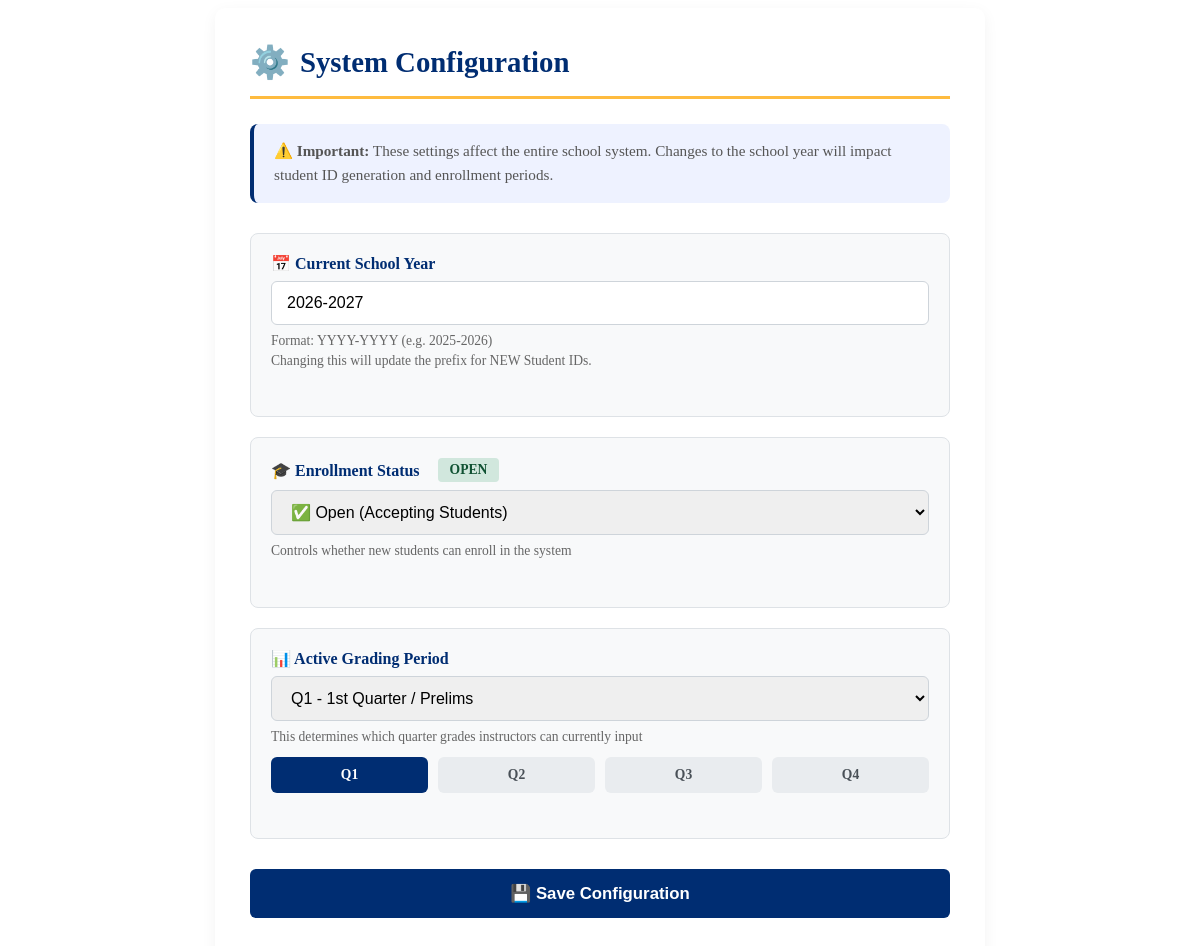
/admin/settings.php (signed in), run on the app's committed database.
### tables this page shows
CREATE TABLE `school_settings` (
  `id` int(11) NOT NULL,
  `current_year` varchar(10) NOT NULL,
  `enrollment_status` enum('Open','Closed') DEFAULT 'Open',
  `active_quarter` int(11) DEFAULT 1
);

### admin/settings.php (the view, shortened to what this page needs)
<?php
$pdo = new PDO("mysql:host=localhost;dbname=portal;charset=utf8mb4", "root", "");
$pdo->setAttribute(PDO::ATTR_ERRMODE, PDO::ERRMODE_EXCEPTION);
$stmt = $pdo->query("SELECT * FROM school_settings LIMIT 1");
$settings = $stmt->fetch(PDO::FETCH_ASSOC);
?>
<div class="form-card">
    <h2 class="page-title">System Configuration</h2>
    <div class="settings-intro">
        <p>
            <strong>⚠️ Important:</strong> These settings affect the entire school system.
            Changes to the school year will impact student ID generation and enrollment periods.
        </p>
    </div>
    <form method="POST" onsubmit="event.preventDefault(); submitForm(this, 'settings.php');">
        <div class="setting-card">
            <div class="form-group">
                <label>📅 Current School Year</label>
                <input type="text"
                       name="current_year"
                       value="<?php echo htmlspecialchars($settings['current_year']); ?>"
                       placeholder="e.g. 2025-2026"
                       pattern="\d{4}-\d{4}"
                       required>
                <small class="info-hint">
                    Format: YYYY-YYYY (e.g. 2025-2026)<br>
                    Changing this will update the prefix for NEW Student IDs.
                </small>
            </div>
        </div>
        <div class="setting-card">
            <div class="form-group">
                <label>
                    🎓 Enrollment Status
                    <?php if($settings['enrollment_status'] == 'Open'): ?>
                        <span class="status-badge badge-open">OPEN</span>
                    <?php else: ?>
                        <span class="status-badge badge-closed">CLOSED</span>
                    <?php endif; ?>
                </label>
                <select name="enrollment_status">
                    <option value="Open" <?php if($settings['enrollment_status']=='Open') echo 'selected'; ?>>
                        ✅ Open (Accepting Students)
                    </option>
                </select>
                <small class="info-hint">
                    Controls whether new students can enroll in the system
                </small>
            </div>
        </div>
        <div class="setting-card">
            <div class="form-group">
                <label>📊 Active Grading Period</label>
                <select name="active_quarter">
                    <option value="1" <?php if($settings['active_quarter']==1) echo 'selected'; ?>>
                        Q1 - 1st Quarter / Prelims
                    </option>
                </select>
                <small class="info-hint">
                    This determines which quarter grades instructors can currently input
                </small>
                <div class="quarter-grid">
                    <div class="quarter-option <?php if($settings['active_quarter']==1) echo 'active'; ?>">Q1</div>
                    <div class="quarter-option <?php if($settings['active_quarter']==2) echo 'active'; ?>">Q2</div>
                    <div class="quarter-option <?php if($settings['active_quarter']==3) echo 'active'; ?>">Q3</div>
                    <div class="quarter-option <?php if($settings['active_quarter']==4) echo 'active'; ?>">Q4</div>
                </div>
            </div>
        </div>
        <button type="submit" class="btn-save">💾 Save Configuration</button>
    </form>
</div>

### admin/settings.php (style rules this page uses)
.form-card { max-width: 700px; margin: 0 auto; background: #fff; padding: 35px; border-radius: 10px; box-shadow: 0 4px 15px rgba(0,0,0,0.05); }
.page-title { color: #002D72; border-bottom: 3px solid #febb3f; padding-bottom: 15px; margin-top: 0; margin-bottom: 25px; font-size: 1.8rem; display: flex; align-items: center; gap: 10px; }
.page-title::before { content: "⚙️"; font-size: 2rem; }
.settings-intro { background: #eef2ff; padding: 15px 20px; border-radius: 8px; margin-bottom: 30px; border-left: 4px solid #002D72; }
.settings-intro p { margin: 0; color: #555; font-size: 0.95rem; line-height: 1.6; }
.form-group { margin-bottom: 25px; }
.form-group label { display: block; font-weight: 600; color: #002D72; margin-bottom: 8px; font-size: 1rem; display: flex; align-items: center; gap: 8px; }
.form-group input, .form-group select { width: 100%; padding: 12px 15px; border: 1px solid #ced4da; border-radius: 6px; font-size: 1rem; box-sizing: border-box; transition: border-color 0.2s, box-shadow 0.2s; }
.info-hint { color: #666; font-size: 0.85rem; margin-top: 6px; display: block; line-height: 1.5; }
.setting-card { background: #f8f9fa; padding: 20px; border-radius: 8px; margin-bottom: 20px; border: 1px solid #dee2e6; transition: all 0.3s; }
.status-badge { display: inline-block; padding: 4px 12px; border-radius: 4px; font-size: 0.85rem; font-weight: 700; margin-left: 10px; }
.badge-open { background: #d1e7dd; color: #0f5132; }
.quarter-grid { display: grid; grid-template-columns: repeat(4, 1fr); gap: 10px; margin-top: 10px; }
.quarter-option { padding: 10px; background: #e9ecef; border-radius: 6px; text-align: center; font-size: 0.85rem; font-weight: 600; color: #495057; }
.quarter-option.active { background: #002D72; color: white; }
.btn-save { background: #002D72; color: white; padding: 14px 28px; border: none; border-radius: 6px; cursor: pointer; font-weight: 600; font-size: 1.05rem; transition: all 0.2s; width: 100%; margin-top: 10px; }

### data on the page
school_settings: current_year "2026-2027", enrollment_status "✅ Open (Accepting Students)", active_quarter "Q1 - 1st Quarter / Prelims"
